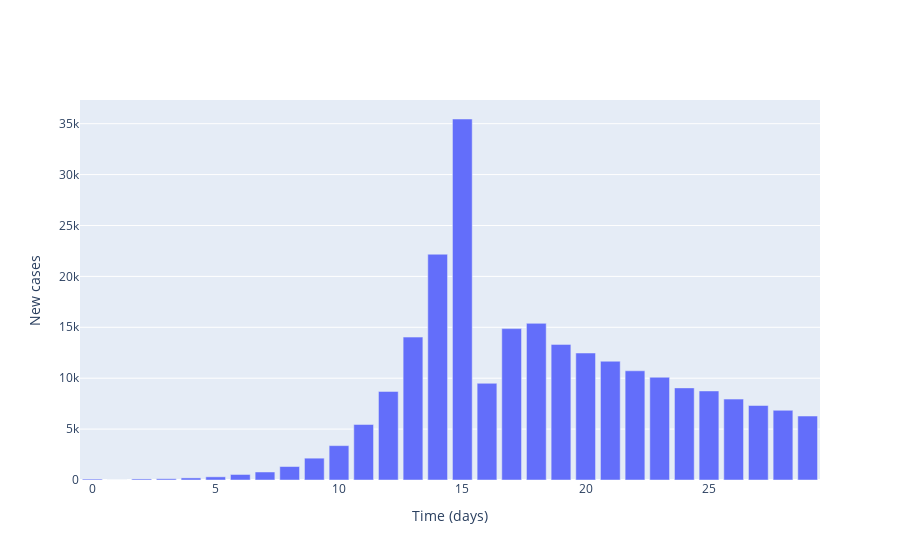

The notebook cell saved with this chart:
### Markdown cell above
## Plot local incidence numbers

### Code cell
# Plot (bar chart cases each day)
fig = go.Figure()

# Plot of incidences
fig.add_trace(
    go.Bar(
        x=times,
        y=np.sum(cases, axis=1),
        name='Incidences'
    )
)

# Add axis labels
fig.update_layout(
    xaxis_title='Time (days)',
    yaxis_title='New cases'
)

fig.show()

### Figure 1 — Plotly figure (JSON) as saved in the notebook; plotly's stock layout.template omitted (floating-point values rounded to 4 significant figures)
{"data": [{"name": "Incidences", "type": "bar", "x": [0, 1, 2, 3, 4, 5, 6, 7, 8, 9, 10, 11, 12, 13, 14, 15, 16, 17, 18, 19, 20, 21, 22, 23, 24, 25, 26, 27, 28, 29], "y": [90, 0, 103, 125, 206, 312, 542, 787, 1323, 2144, 3376, 5454, 8700, 14037, 22178, 35460, 9498, 14871, 15387, 13321, 12474, 11667, 10727, 10095, 9049, 8747, 7947, 7318, 6845, 6284]}], "layout": {"xaxis": {"title": {"text": "Time (days)"}}, "yaxis": {"title": {"text": "New cases"}}}}
